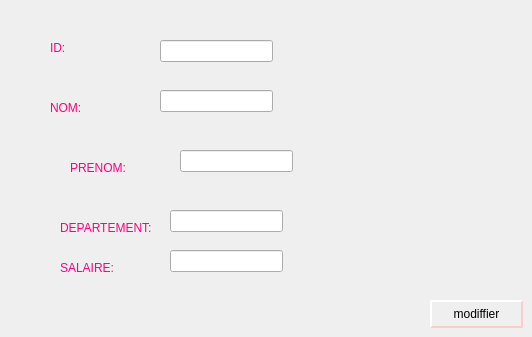
      <widget class="QWidget" name="tab_4">
       <attribute name="title">
        <string>modiffier</string>
       </attribute>
       <widget class="QPushButton" name="pushButton_3">
        <property name="geometry">
         <rect>
          <x>430</x>
          <y>300</y>
          <width>93</width>
          <height>28</height>
         </rect>
        </property>
        <property name="styleSheet">
         <string notr="true">QPushButton {
color: #FFFFF;
border: 2px solid #F6CFCA;
border-radius: 20px;
border-style: outset;
background: qradialgradient(
cx: 0.3, cy: -0.4, fx: 0.3, fy: -0.4,
radius: 1.35, stop: 0 #fff, stop: 1 #fff
);
padding: 0.3rem 0.2rem;
}

QPushButton:hover {
background: qradialgradient(
cx: 0.3, cy: -0.4, fx: 0.3, fy: -0.4,
radius: 1.35, stop: 0 #fff, stop: 1 #bbb
);
 
    background-color:#FE7F9C	;
    border-radius: 15px;
}</string>
        </property>
        <property name="text">
         <string>modiffier</string>
        </property>
       </widget>
       <widget class="QLineEdit" name="lineEdit_ID_2">
        <property name="geometry">
         <rect>
          <x>160</x>
          <y>40</y>
          <width>113</width>
          <height>22</height>
         </rect>
        </property>
       </widget>
       <widget class="QLineEdit" name="lineEdit_NOM_2">
        <property name="geometry">
         <rect>
          <x>160</x>
          <y>90</y>
          <width>113</width>
          <height>22</height>
         </rect>
        </property>
       </widget>
       <widget class="QLineEdit" name="lineEdit_PRENOM_2">
        <property name="geometry">
         <rect>
          <x>180</x>
          <y>150</y>
          <width>113</width>
          <height>22</height>
         </rect>
        </property>
       </widget>
       <widget class="QLineEdit" name="lineEdit_DEP_2">
        <property name="geometry">
         <rect>
          <x>170</x>
          <y>210</y>
          <width>113</width>
          <height>22</height>
         </rect>
        </property>
       </widget>
       <widget class="QLineEdit" name="lineEdit_SAL_2">
        <property name="geometry">
         <rect>
          <x>170</x>
          <y>250</y>
          <width>113</width>
          <height>22</height>
         </rect>
        </property>
       </widget>
       <widget class="QLabel" name="label_11">
        <property name="geometry">
         <rect>
          <x>50</x>
          <y>40</y>
          <width>56</width>
          <height>16</height>
         </rect>
        </property>
        <property name="styleSheet">
         <string notr="true">color: rgb(255, 0, 127);</string>
        </property>
        <property name="text">
         <string>ID:</string>
        </property>
       </widget>
       <widget class="QLabel" name="label_13">
        <property name="geometry">
         <rect>
          <x>50</x>
          <y>100</y>
          <width>56</width>
          <height>16</height>
         </rect>
        </property>
        <property name="styleSheet">
         <string notr="true">color: rgb(255, 0, 127);</string>
        </property>
        <property name="text">
         <string>NOM:</string>
        </property>
       </widget>
       <widget class="QLabel" name="label_14">
        <property name="geometry">
         <rect>
          <x>70</x>
          <y>160</y>
          <width>56</width>
          <height>16</height>
         </rect>
        </property>
        <property name="styleSheet">
         <string notr="true">color: rgb(255, 0, 127);</string>
        </property>
        <property name="text">
         <string>PRENOM:</string>
        </property>
       </widget>
       <widget class="QLabel" name="label_15">
        <property name="geometry">
         <rect>
          <x>60</x>
          <y>220</y>
          <width>101</width>
          <height>16</height>
         </rect>
        </property>
        <property name="styleSheet">
         <string notr="true">color: rgb(255, 0, 127);</string>
        </property>
        <property name="text">
         <string>DEPARTEMENT:</string>
        </property>
       </widget>
       <widget class="QLabel" name="label_16">
        <property name="geometry">
         <rect>
          <x>60</x>
          <y>260</y>
          <width>56</width>
          <height>16</height>
         </rect>
        </property>
        <property name="styleSheet">
         <string notr="true">color: rgb(255, 0, 127);</string>
        </property>
        <property name="text">
         <string>SALAIRE:</string>
        </property>
       </widget>
      </widget>
